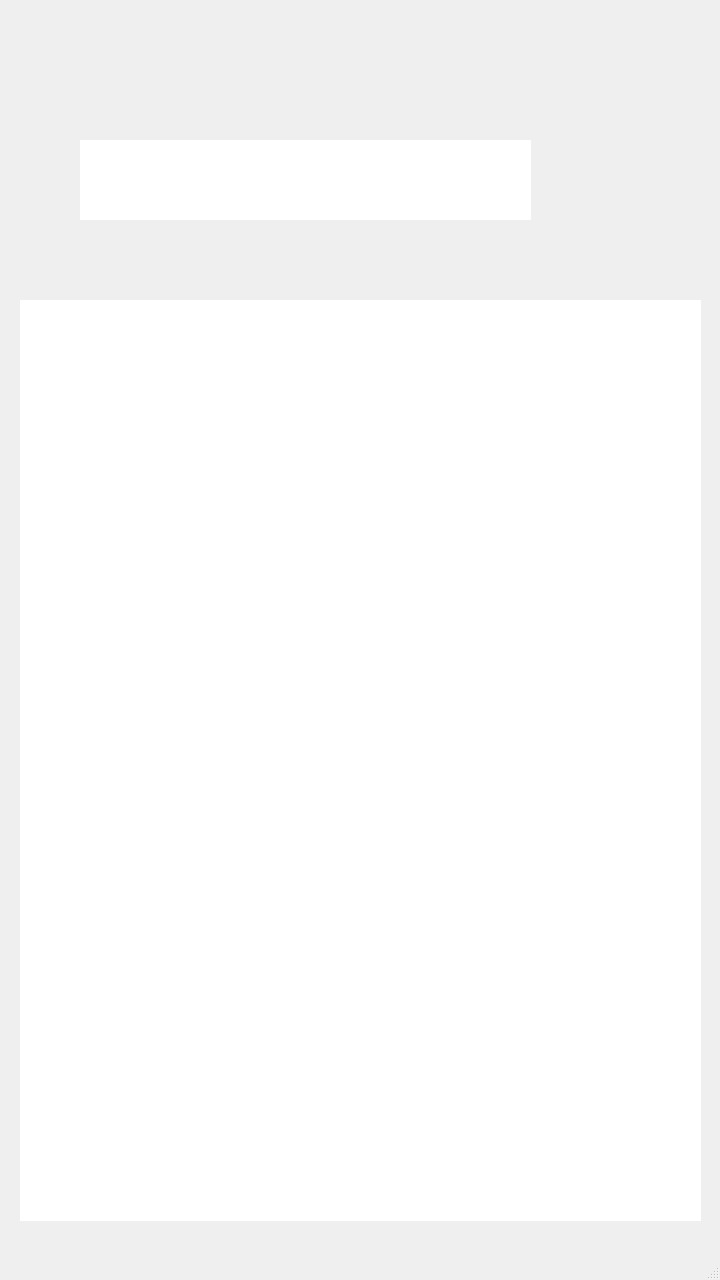
<?xml version="1.0" encoding="UTF-8"?>
<ui version="4.0">
 <class>SecondWindow</class>
 <widget class="QMainWindow" name="SecondWindow">
  <property name="geometry">
   <rect>
    <x>0</x>
    <y>0</y>
    <width>720</width>
    <height>1280</height>
   </rect>
  </property>
  <property name="windowTitle">
   <string>MainWindow</string>
  </property>
  <property name="styleSheet">
   <string notr="true">background-image: url(://images/secondwindow.png);</string>
  </property>
  <widget class="QWidget" name="centralwidget">
   <widget class="QWidget" name="verticalLayoutWidget">
    <property name="geometry">
     <rect>
      <x>80</x>
      <y>140</y>
      <width>451</width>
      <height>80</height>
     </rect>
    </property>
    <layout class="QVBoxLayout" name="verticalLayout">
     <item>
      <widget class="QLineEdit" name="lineEdit">
       <property name="sizePolicy">
        <sizepolicy hsizetype="Expanding" vsizetype="Ignored">
         <horstretch>0</horstretch>
         <verstretch>0</verstretch>
        </sizepolicy>
       </property>
       <property name="font">
        <font>
         <family>Calibri Light</family>
         <pointsize>24</pointsize>
        </font>
       </property>
       <property name="styleSheet">
        <string notr="true">background-image: url(://images/firstwindow_input_field.png);
border: rgb(255, 255, 255);</string>
       </property>
       <property name="text">
        <string/>
       </property>
      </widget>
     </item>
    </layout>
   </widget>
   <widget class="QListWidget" name="listWidget">
    <property name="geometry">
     <rect>
      <x>20</x>
      <y>300</y>
      <width>681</width>
      <height>921</height>
     </rect>
    </property>
    <property name="font">
     <font>
      <family>Calibri Light</family>
      <pointsize>24</pointsize>
     </font>
    </property>
    <property name="focusPolicy">
     <enum>Qt::StrongFocus</enum>
    </property>
    <property name="contextMenuPolicy">
     <enum>Qt::DefaultContextMenu</enum>
    </property>
    <property name="autoFillBackground">
     <bool>false</bool>
    </property>
    <property name="styleSheet">
     <string notr="true">background-image: url(://images/firstwindow_input_field.png);
border: rgb(255, 255, 255);</string>
    </property>
   </widget>
   <widget class="QWidget" name="verticalLayoutWidget_2">
    <property name="geometry">
     <rect>
      <x>580</x>
      <y>140</y>
      <width>111</width>
      <height>80</height>
     </rect>
    </property>
    <layout class="QVBoxLayout" name="verticalLayout_2">
     <item>
      <widget class="QPushButton" name="pushButton">
       <property name="sizePolicy">
        <sizepolicy hsizetype="Minimum" vsizetype="Ignored">
         <horstretch>0</horstretch>
         <verstretch>0</verstretch>
        </sizepolicy>
       </property>
       <property name="styleSheet">
        <string notr="true">background-image: url(://images/secondwindow_search.png);
border: rgb(141, 252, 175);</string>
       </property>
       <property name="text">
        <string/>
       </property>
      </widget>
     </item>
    </layout>
   </widget>
   <widget class="QWidget" name="verticalLayoutWidget_3">
    <property name="geometry">
     <rect>
      <x>580</x>
      <y>60</y>
      <width>111</width>
      <height>61</height>
     </rect>
    </property>
    <layout class="QVBoxLayout" name="verticalLayout_3">
     <item>
      <widget class="QPushButton" name="pushButton_2">
       <property name="sizePolicy">
        <sizepolicy hsizetype="Minimum" vsizetype="Ignored">
         <horstretch>0</horstretch>
         <verstretch>0</verstretch>
        </sizepolicy>
       </property>
       <property name="styleSheet">
        <string notr="true">background-image: url(://images/secondwindow_close.png);
border: rgb(255, 203, 203);</string>
       </property>
       <property name="text">
        <string/>
       </property>
      </widget>
     </item>
    </layout>
   </widget>
  </widget>
  <widget class="QMenuBar" name="menubar">
   <property name="geometry">
    <rect>
     <x>0</x>
     <y>0</y>
     <width>720</width>
     <height>17</height>
    </rect>
   </property>
  </widget>
  <widget class="QStatusBar" name="statusbar"/>
 </widget>
 <resources/>
 <connections/>
</ui>
